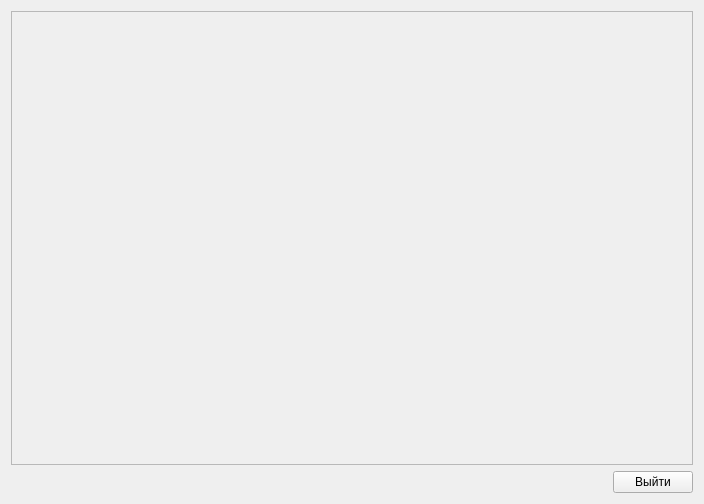
<?xml version="1.0" encoding="UTF-8"?>
<ui version="4.0">
 <class>Form_open_ejected_object</class>
 <widget class="QWidget" name="Form_open_ejected_object">
  <property name="geometry">
   <rect>
    <x>0</x>
    <y>0</y>
    <width>704</width>
    <height>504</height>
   </rect>
  </property>
  <property name="windowTitle">
   <string>Form</string>
  </property>
  <layout class="QVBoxLayout" name="verticalLayout">
   <item>
    <widget class="QScrollArea" name="scrollArea">
     <property name="widgetResizable">
      <bool>true</bool>
     </property>
     <widget class="QWidget" name="scrollAreaWidgetContents">
      <property name="geometry">
       <rect>
        <x>0</x>
        <y>0</y>
        <width>684</width>
        <height>453</height>
       </rect>
      </property>
      <layout class="QVBoxLayout" name="verticalLayout_3">
       <item>
        <layout class="QVBoxLayout" name="verticalLayout_main"/>
       </item>
      </layout>
     </widget>
    </widget>
   </item>
   <item>
    <layout class="QHBoxLayout" name="horizontalLayout">
     <item>
      <spacer name="horizontalSpacer">
       <property name="orientation">
        <enum>Qt::Horizontal</enum>
       </property>
       <property name="sizeHint" stdset="0">
        <size>
         <width>40</width>
         <height>20</height>
        </size>
       </property>
      </spacer>
     </item>
     <item>
      <widget class="QPushButton" name="pushButton">
       <property name="text">
        <string>Выйти</string>
       </property>
      </widget>
     </item>
    </layout>
   </item>
  </layout>
 </widget>
 <resources/>
 <connections/>
</ui>
